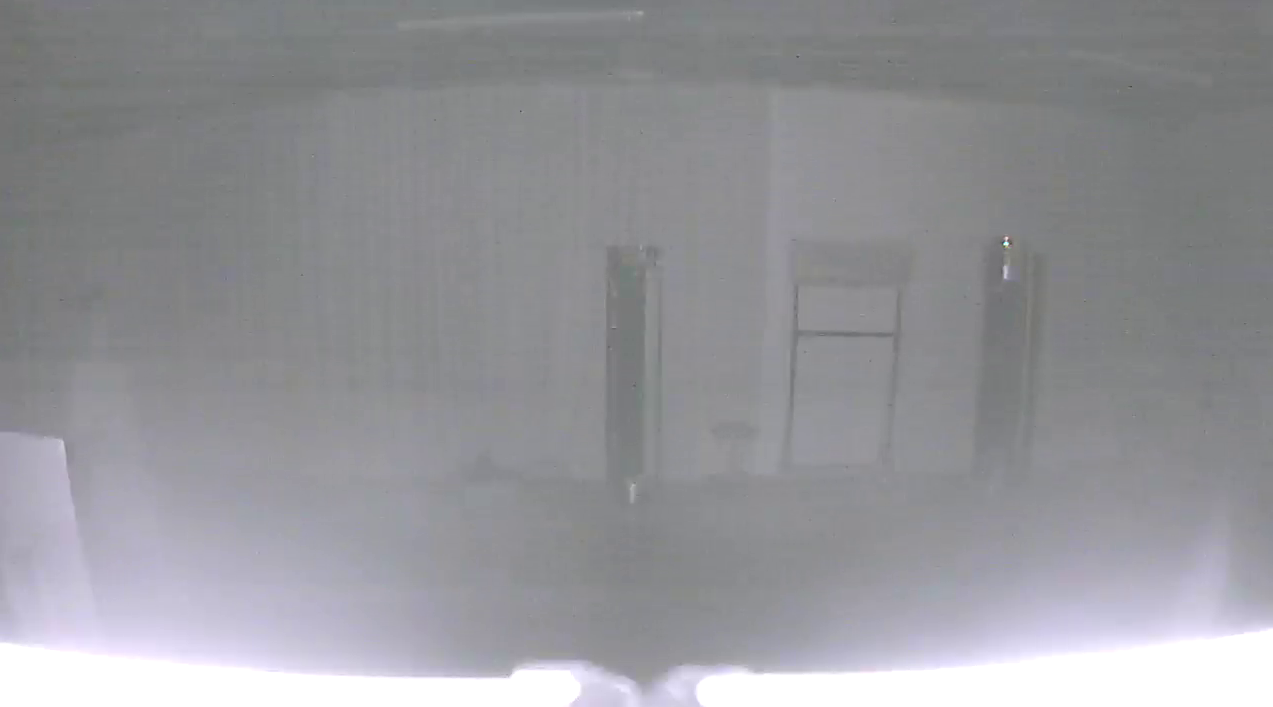
#> input picture ori1.jpg, 1273 x 707 px
$ python gray_histogram.py   (older library calls are emulated)
#> lines starting #> are read from the running program, lines starting #| are printed output that depends on the picture

#encoding:utf-8
import cv2
import numpy as np
import matplotlib.pyplot as plt

img = cv2.imread('ori1.jpg', 1)
#> img is the input picture: shape (707, 1273, 3); mean B, G, R 153.7, 149.3, 149.1
imgInfo = img.shape
#> imgInfo = (707, 1273, 3)
height = imgInfo[0]
#> height = 707
width = imgInfo[1]
#> width = 1273
width = imgInfo[1]
width = imgInfo[1]
gray = cv2.cvtColor(img, cv2.COLOR_BGR2GRAY)
count = np.zeros(256, np.float) # 因为是概率, 有可能是浮点数

# 统计像素个数并计算概率
for i in range(height):
    for j in range(width):
        pixel = gray[i, j]
        index = int(pixel)
        count[index] = count[index] + 1
#> after the loop, count = 256 values, max 48526 at index 255, min 0 at index 0, mean 3515.7

total = height * width # 总像素个数
#> total = 900011
count =  count / total  # 计算概率
#> count = 256 values, max 0.0539 at index 255, min 0 at index 0, mean 0.00391

# 画图
x = np.linspace(0, 255, 256)
y = count
#> y has the same summary as count
y = count
y = count
plt.bar(x, y, 0.9, alpha = 1, color = "b")
plt.show()
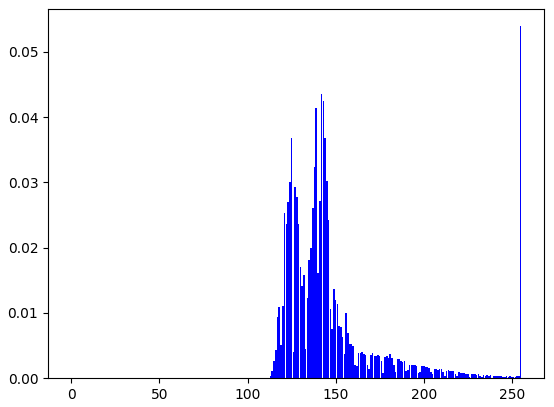
#> figure drawn by matplotlib, 1 panel; tallest bar 0.0539 high, from x = 254.6 to 255.5
